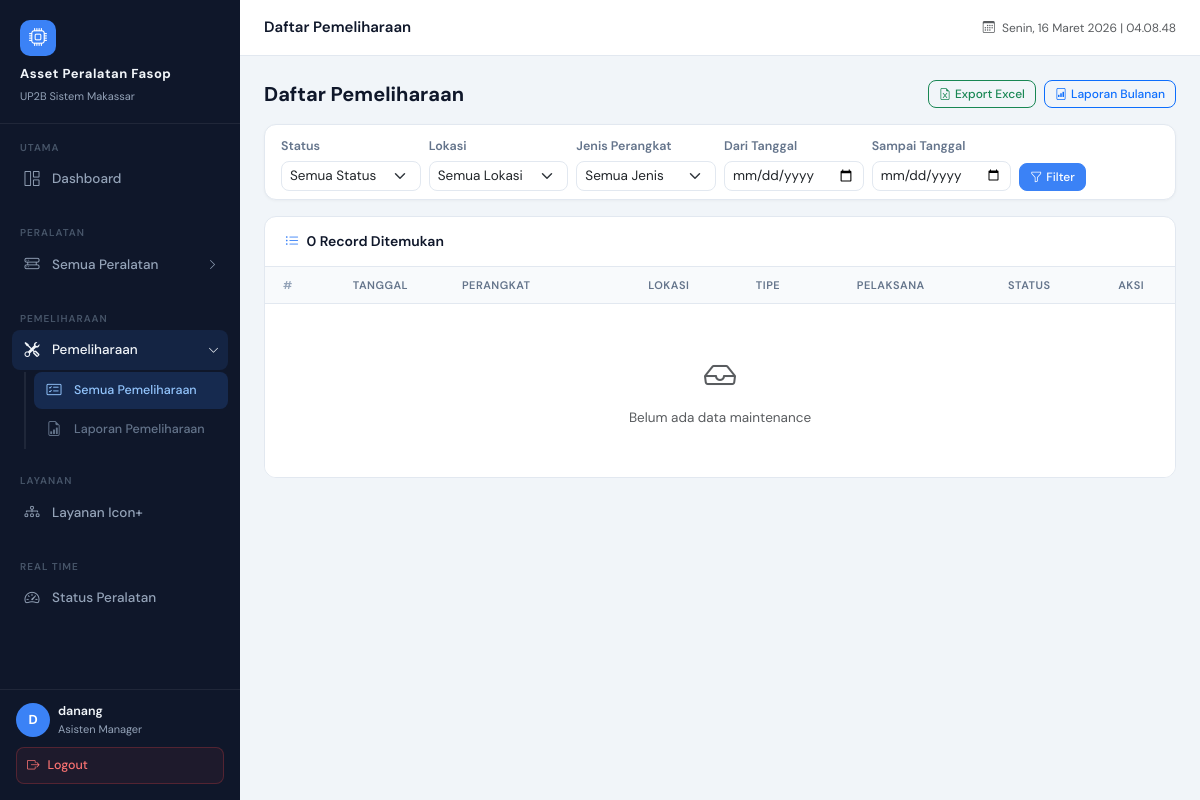
/maintenance/ (signed in), run on an earlier commit of the app's database.
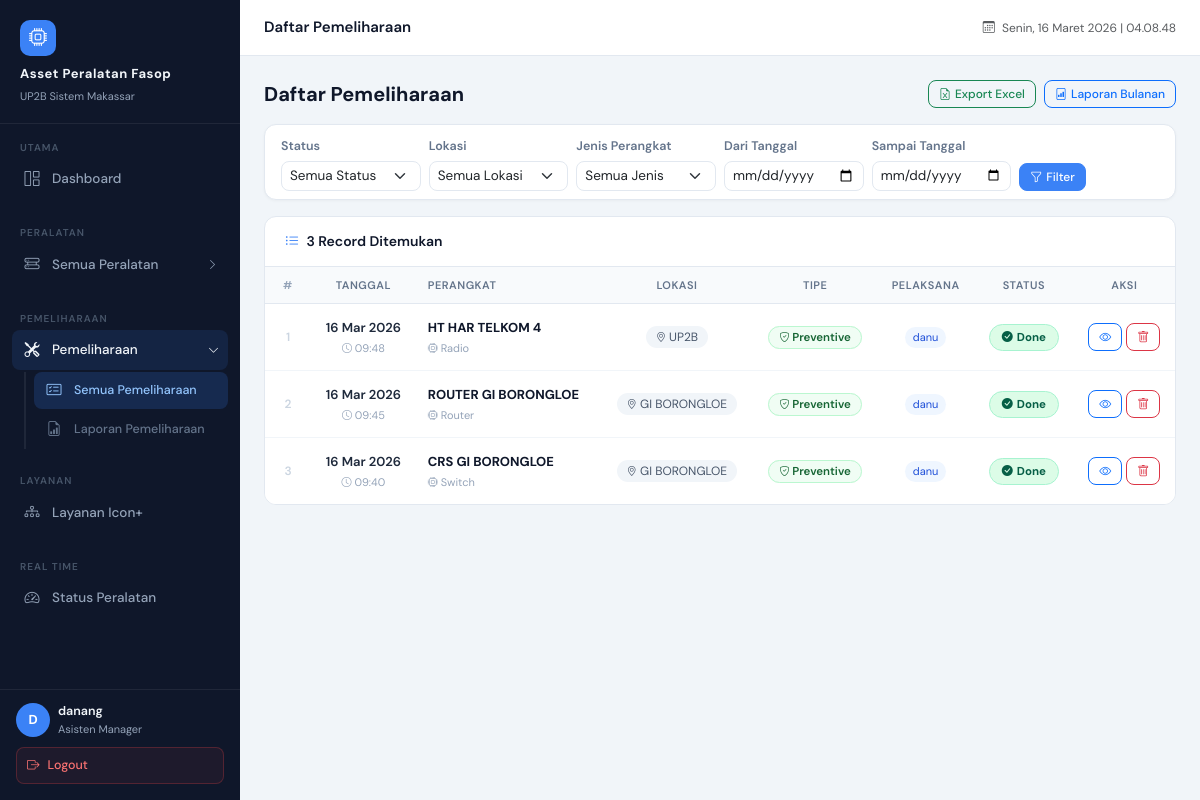
And on a later commit of the database.
### maintenance/models.py (models this page shows, shortened)
class Maintenance(models.Model):
    MAINTENANCE_TYPE = (
        ('Preventive', 'Preventive'),
        ('Corrective', 'Corrective'),
    )
    STATUS_CHOICES = (
        ('Open', 'Open'),
        ('Done', 'Done'),
    )
    device          = models.ForeignKey(Device, on_delete=models.CASCADE)
    maintenance_type = models.CharField(max_length=20, choices=MAINTENANCE_TYPE)
    date            = models.DateTimeField()
    description     = models.TextField(blank=True)
    technicians     = models.ManyToManyField(User, blank=True, related_name='maintenance_technician_set', verbose_name='Pelaksana')
    pelaksana_names = models.JSONField(default=list, blank=True, verbose_name='Nama Pelaksana')
    signed_by       = models.ForeignKey(User, on_delete=models.SET_NULL, null=True, blank=True, related_name='signed_maintenances', verbose_name='Ditandatangani oleh')
    signed_at       = models.DateTimeField(null=True, blank=True, verbose_name='Waktu TTD')
    catatan_am      = models.TextField(blank=True, default='', verbose_name='Catatan Asisten Manager')
    status          = models.CharField(max_length=20, choices=STATUS_CHOICES, default='Open')
    photo           = models.ImageField(upload_to='maintenance_photos/', blank=True, null=True)
    created_at      = models.DateTimeField(auto_now_add=True)
    class Meta:
        ordering = ['-date']

### devices/models.py (models this page shows)
class Device(models.Model):
    nama = models.CharField(max_length=100)
    jenis = models.ForeignKey(
        DeviceType,
        on_delete=models.SET_NULL,
        null=True,
        blank=True
    )
    merk = models.CharField(max_length=100)
    type = models.CharField(max_length=100, blank=True, null=True)
    serial_number = models.CharField(max_length=100, blank=True, null=True)
    firmware_version = models.CharField(max_length=100, blank=True, null=True)
    ip_address = models.GenericIPAddressField(blank=True, null=True)
    lokasi = models.CharField(max_length=150)
    keterangan = models.TextField(blank=True, null=True)
    foto = models.ImageField(upload_to='device_photos/', blank=True, null=True)
    foto2 = models.ImageField(upload_to='device_photos/', blank=True, null=True, verbose_name='Foto 2')
    created_at = models.DateTimeField(auto_now_add=True)
    created_by = models.ForeignKey(
        User,
        on_delete=models.SET_NULL,
        null=True,
        blank=True,
        related_name='created_devices',
        verbose_name='Ditambahkan oleh'
    )
    deleted_by = models.ForeignKey(
        User,
        on_delete=models.SET_NULL,
        null=True,
        blank=True,
        related_name='deleted_devices'
    )
    is_deleted = models.BooleanField(default=False)
    spesifikasi = models.JSONField(blank=True, null=True, default=dict)  # ← tambahan
    def __str__(self):
        return self.nama

class DeviceType(models.Model):
    name = models.CharField(max_length=100)
    def __str__(self):
        return self.name

### maintenance/views.py (the view)
# urls.py: path('', views.maintenance_list, name='maintenance_list'),
@login_required
def maintenance_list(request):
    status    = request.GET.get('status') or ''
    lokasi    = request.GET.get('lokasi') or ''
    jenis_id  = request.GET.get('jenis') or ''
    date_from = request.GET.get('date_from') or ''
    date_to   = request.GET.get('date_to') or ''
    maintenances = Maintenance.objects.select_related(
        'device', 'device__jenis'
    ).order_by('-date')
    if status:    maintenances = maintenances.filter(status=status)
    if lokasi:    maintenances = maintenances.filter(device__lokasi__iexact=lokasi)
    if jenis_id:  maintenances = maintenances.filter(device__jenis_id=jenis_id)
    if date_from: maintenances = maintenances.filter(date__gte=date_from)
    if date_to:   maintenances = maintenances.filter(date__lte=date_to)
    lokasi_list = (
        Maintenance.objects.select_related('device')
        .exclude(device__lokasi__isnull=True)
        .exclude(device__lokasi__exact='')
        .exclude(device__lokasi__iexact='none')
        .annotate(lokasi_clean=Trim('device__lokasi'))
        .values_list('lokasi_clean', flat=True)
        .distinct().order_by('lokasi_clean')
    )
    return render(request, 'maintenance/maintenance_list.html', {
        'maintenances':    maintenances,
        'lokasi_list':     lokasi_list,
        'selected_lokasi': lokasi,
        'selected_status': status,
        'jenis_list':      DeviceType.objects.all(),
        'selected_jenis':  jenis_id,
        'date_from':       date_from,
        'date_to':         date_to,
    })

### devices/context_processors.py (called while the page is built)
def device_types(request):
    all_types = list(DeviceType.objects.all())
    def sort_key(dt):
        name_lower = dt.name.strip().lower()
        for i, ordered_name in enumerate(DEVICE_TYPE_ORDER):
            if ordered_name.lower() == name_lower:
                return i
        return len(DEVICE_TYPE_ORDER)  # yang tidak ada di list, taruh di bawah
    all_types.sort(key=sort_key)
    return {
        'navbar_device_types': all_types
    }

def lokasi_list(request):
    lokasi = (
        Device.objects
        .filter(is_deleted=False)
        .exclude(lokasi__isnull=True)
        .exclude(lokasi__exact='')
        .exclude(lokasi__iexact='none')
        .annotate(lokasi_clean=Trim('lokasi'))
        .values_list('lokasi_clean', flat=True)
        .distinct()
        .order_by('lokasi_clean')
    )
    return {
        'navbar_lokasi_list': lokasi
    }

### devices/templates/maintenance/maintenance_list.html (shortened to what the changed rows need)
{% extends 'base.html' %}
{% block content %}
<div class="d-flex align-items-center justify-content-between mb-3 flex-wrap gap-2">
    <h2 class="mb-0" style="font-size:20px;font-weight:700;">Daftar Pemeliharaan</h2>
</div>
<div class="table-card">
    <div class="table-header" style="display:flex;align-items:center;justify-content:space-between;">
        <h6 class="mb-0">
            <i class="bi bi-list-ul me-1" style="color:#3b82f6;"></i>
            {{ maintenances|length }} Record Ditemukan
        </h6>
    </div>
    <div class="table-responsive">
        <table class="table mb-0" style="border-collapse:separate;border-spacing:0;">
            <thead>
                <tr style="background:#f8fafc;">
                    <th style="text-align:center;width:46px;font-size:11px;color:#94a3b8;padding:10px 8px;">#</th>
                    <th style="text-align:center;font-size:11px;color:#64748b;padding:10px 12px;">TANGGAL</th>
                    <th style="font-size:11px;color:#64748b;padding:10px 12px;">PERANGKAT</th>
                    <th style="text-align:center;font-size:11px;color:#64748b;padding:10px 12px;">LOKASI</th>
                    <th style="text-align:center;font-size:11px;color:#64748b;padding:10px 12px;">TIPE</th>
                    <th style="text-align:center;font-size:11px;color:#64748b;padding:10px 12px;">PELAKSANA</th>
                    <th style="text-align:center;font-size:11px;color:#64748b;padding:10px 12px;">STATUS</th>
                    <th style="text-align:center;font-size:11px;color:#64748b;padding:10px 12px;">AKSI</th>
                </tr>
            </thead>
            <tbody>
            {% for m in maintenances %}
            <tr style="border-top:1px solid #f1f5f9;transition:background 0.15s;" onmouseover="this.style.background='#f8fafc'" onmouseout="this.style.background=''">
                <td style="text-align:center;font-size:12px;color:#cbd5e1;font-weight:600;padding:14px 8px;">{{ forloop.counter }}</td>
                <td style="text-align:center;padding:14px 12px;white-space:nowrap;">
                    <div style="font-size:13px;font-weight:600;color:#1e293b;">{{ m.date|date:"d M Y" }}</div>
                    <div style="font-size:11px;color:#94a3b8;margin-top:2px;"><i class="bi bi-clock" style="font-size:10px;"></i> {{ m.date|date:"H:i" }}</div>
                </td>
                <td style="padding:14px 12px;">
                    <a href="{% url 'maintenance_view' m.id %}" class="text-decoration-none">
                        <div style="font-size:13px;font-weight:700;color:#0f172a;">{{ m.device }}</div>
                    </a>
                    {% if m.device.jenis %}
                    <div style="font-size:11px;color:#94a3b8;margin-top:2px;">
                        <i class="bi bi-cpu" style="font-size:10px;"></i> {{ m.device.jenis }}
                    </div>
                    {% endif %}
                </td>
                <td style="text-align:center;padding:14px 12px;">
                    <span style="font-size:12px;color:#475569;background:#f1f5f9;padding:3px 10px;border-radius:20px;white-space:nowrap;">
                        <i class="bi bi-geo-alt" style="font-size:10px;"></i> {{ m.device.lokasi }}
                    </span>
                </td>
                <td style="text-align:center;padding:14px 12px;">
                    <span style="font-size:11.5px;padding:3px 10px;border-radius:20px;font-weight:600;white-space:nowrap;
                        {% if m.maintenance_type == 'Preventive' %}background:#f0fdf4;color:#166534;border:1px solid #bbf7d0;
                        {% else %}background:#fff7ed;color:#9a3412;border:1px solid #fed7aa;{% endif %}">
                        {% if m.maintenance_type == 'Preventive' %}
                        <i class="bi bi-shield-check" style="font-size:10px;"></i>
                        {% else %}
                        <i class="bi bi-tools" style="font-size:10px;"></i>
                        {% endif %}
                        {{ m.maintenance_type }}
                    </span>
                </td>
                <td style="text-align:center;padding:14px 12px;">
                    {% if m.pelaksana_names %}
                    <div style="display:flex;flex-wrap:wrap;gap:4px;justify-content:center;">
                        {% for n in m.pelaksana_names %}
                        <span style="font-size:11px;background:#eff6ff;color:#1d4ed8;padding:2px 8px;border-radius:20px;white-space:nowrap;">{{ n }}</span>
                        {% endfor %}
                    </div>
                    {% else %}
                    <span style="color:#cbd5e1;font-size:13px;">—</span>
                    {% endif %}
                </td>
                <td style="text-align:center;padding:14px 12px;">
                    {% if m.status == 'Done' %}
                    <span style="font-size:11.5px;font-weight:700;color:#065f46;background:#dcfce7;padding:4px 12px;border-radius:20px;border:1px solid #a7f3d0;display:inline-flex;align-items:center;gap:4px;">
                        <i class="bi bi-check-circle-fill" style="font-size:11px;"></i> Done
                    </span>
                    {% else %}
                    <span style="font-size:11.5px;font-weight:700;color:#1d4ed8;background:#dbeafe;padding:4px 12px;border-radius:20px;border:1px solid #bfdbfe;display:inline-flex;align-items:center;gap:4px;">
                        <i class="bi bi-hourglass-split" style="font-size:11px;"></i> Open
                    </span>
                    {% endif %}
                </td>
                <td style="text-align:center;padding:14px 12px;">
                    <div class="d-flex gap-1 justify-content-center">
                        <a href="{% url 'maintenance_view' m.id %}" class="btn btn-sm btn-outline-primary" title="Detail" style="border-radius:8px;padding:4px 10px;">
                            <i class="bi bi-eye"></i>
                        </a>
                        <button class="btn btn-sm btn-outline-danger" title="Hapus" style="border-radius:8px;padding:4px 10px;"
                                onclick="confirmDelete('{% url 'maintenance_delete' m.id %}', '{{ m.device }} — {{ m.date|date:'d M Y' }}')">
                            <i class="bi bi-trash"></i>
                        </button>
                    </div>
                </td>
            </tr>
            {% empty %}
            <tr>
                <td colspan="8" class="text-center text-muted py-5">
                    <i class="bi bi-inbox fs-2 d-block mb-2"></i>
                    Belum ada data maintenance
                </td>
            </tr>
            {% endfor %}
            </tbody>
        </table>
    </div>
</div>
{% endblock %}

What changed in the data, as far as the page shows it:
added Maintenance: date "16 Mar 2026", date "09:48", device "HT HAR TELKOM 4", device.jenis "Radio", device.lokasi "UP2B", maintenance_type "Preventive", pelaksana_names "danu", status "Done" (drawn)
added Maintenance: date "16 Mar 2026", date "09:45", device "ROUTER GI BORONGLOE", device.jenis "Router", device.lokasi "GI BORONGLOE", maintenance_type "Preventive", pelaksana_names "danu", status "Done" (drawn)
added Maintenance: date "16 Mar 2026", date "09:40", device "CRS GI BORONGLOE", device.jenis "Switch", device.lokasi "GI BORONGLOE", maintenance_type "Preventive", pelaksana_names "danu", status "Done" (drawn)
Also different on the page:
{{ maintenances|length }}: "0" → "3"
text no longer shown: "Belum ada data maintenance"
